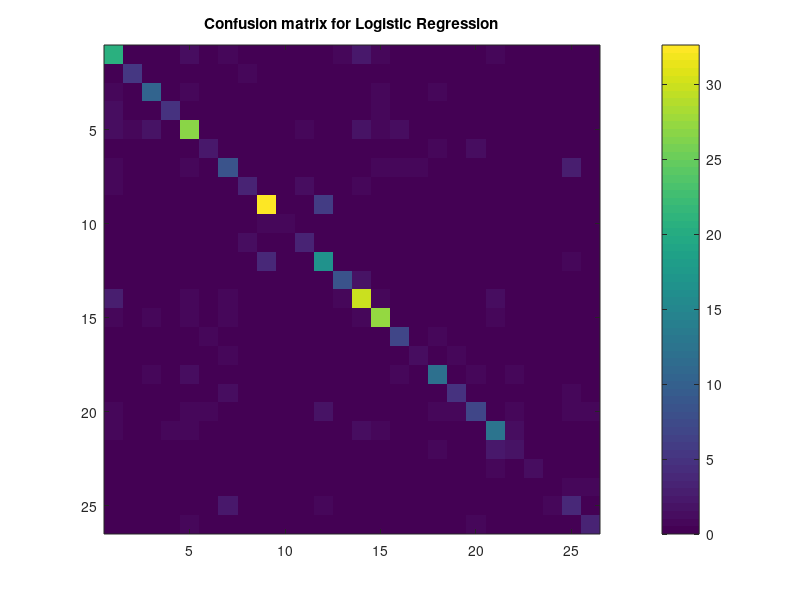
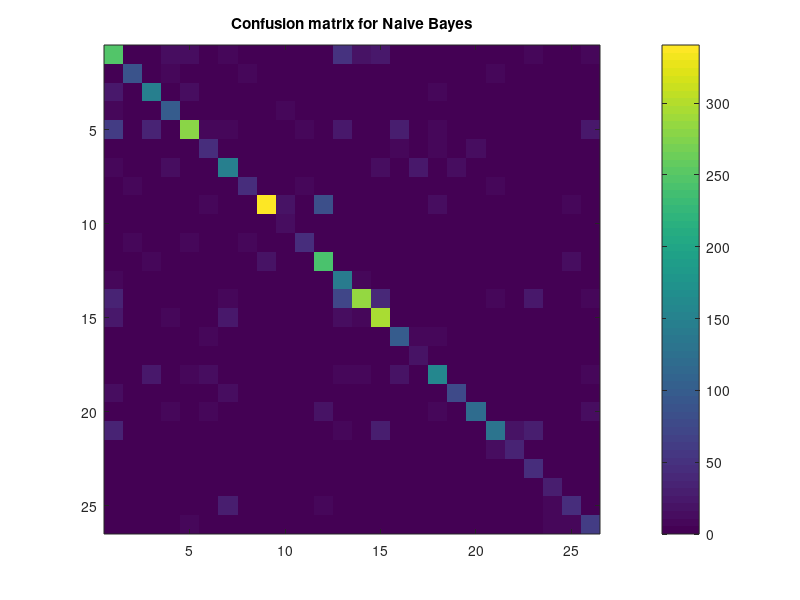

Source code (MATLAB) for these figures, in order:
clear; close all;
load('results.mat');

f = figure;
imagesc(avglrcmat);
colorbar;
title('Confusion matrix for Logistic Regression');

g = figure;
imagesc(avgnbcmat);
colorbar;
title('Confusion matrix for Naive Bayes');
saveas(f, 'confusionlr' ,'png');
saveas(g, 'confusionnb' ,'png');